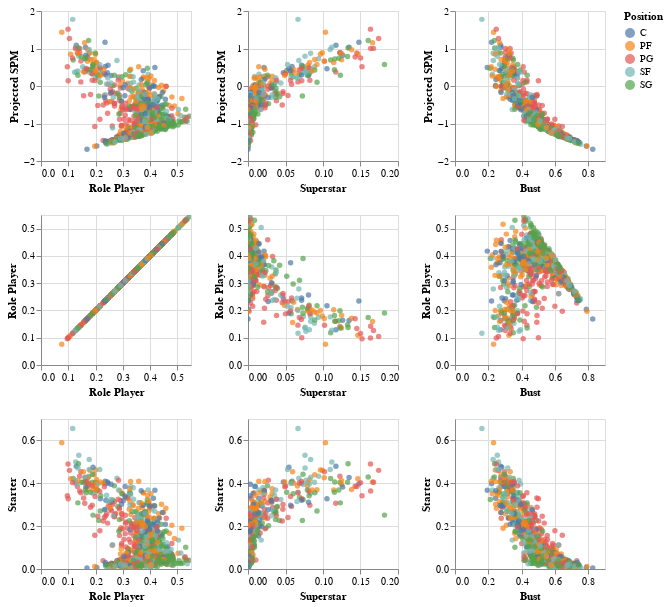

Notebook source saved alongside this figure:
### Code cell
# The scatterplot matrix, known acronymically as SPLOM, is a relatively uncommon graphical tool that uses multiple scatterplots to determine the correlation
alt.Chart(data).mark_circle().encode(
    alt.X(alt.repeat("column"), type="quantitative"),
    alt.Y(alt.repeat("row"), type="quantitative"),
    color="Position",
    tooltip=["Player"]
).properties(
    width=150,
    height=150
).repeat(
    row=["Projected SPM", "Role Player", "Starter"],
    column=["Role Player", "Superstar", "Bust"]
).interactive()

### Figure 1 — Vega-Lite specification as saved in the notebook (floating-point values rounded to 4 significant figures; data arrays with more than 128 entries replaced by an {"elided": "..."} marker saying what was removed)
{"config": {"view": {"continuousWidth": 400, "continuousHeight": 300}}, "repeat": {"column": ["Role Player", "Superstar", "Bust"], "row": ["Projected SPM", "Role Player", "Starter"]}, "spec": {"data": {"name": "data-f6d6ce3f10cfe967b531d201f518117f"}, "mark": "circle", "encoding": {"color": {"type": "nominal", "field": "Position"}, "tooltip": [{"type": "nominal", "field": "Player"}], "x": {"type": "quantitative", "field": {"repeat": "column"}}, "y": {"type": "quantitative", "field": {"repeat": "row"}}}, "height": 150, "selection": {"selector018": {"type": "interval", "bind": "scales", "encodings": ["x", "y"]}}, "width": 150}, "$schema": "https://vega.github.io/schema/vega-lite/v4.8.1.json", "datasets": {"data-f6d6ce3f10cfe967b531d201f518117f": {"elided": "1090 records"}}}
